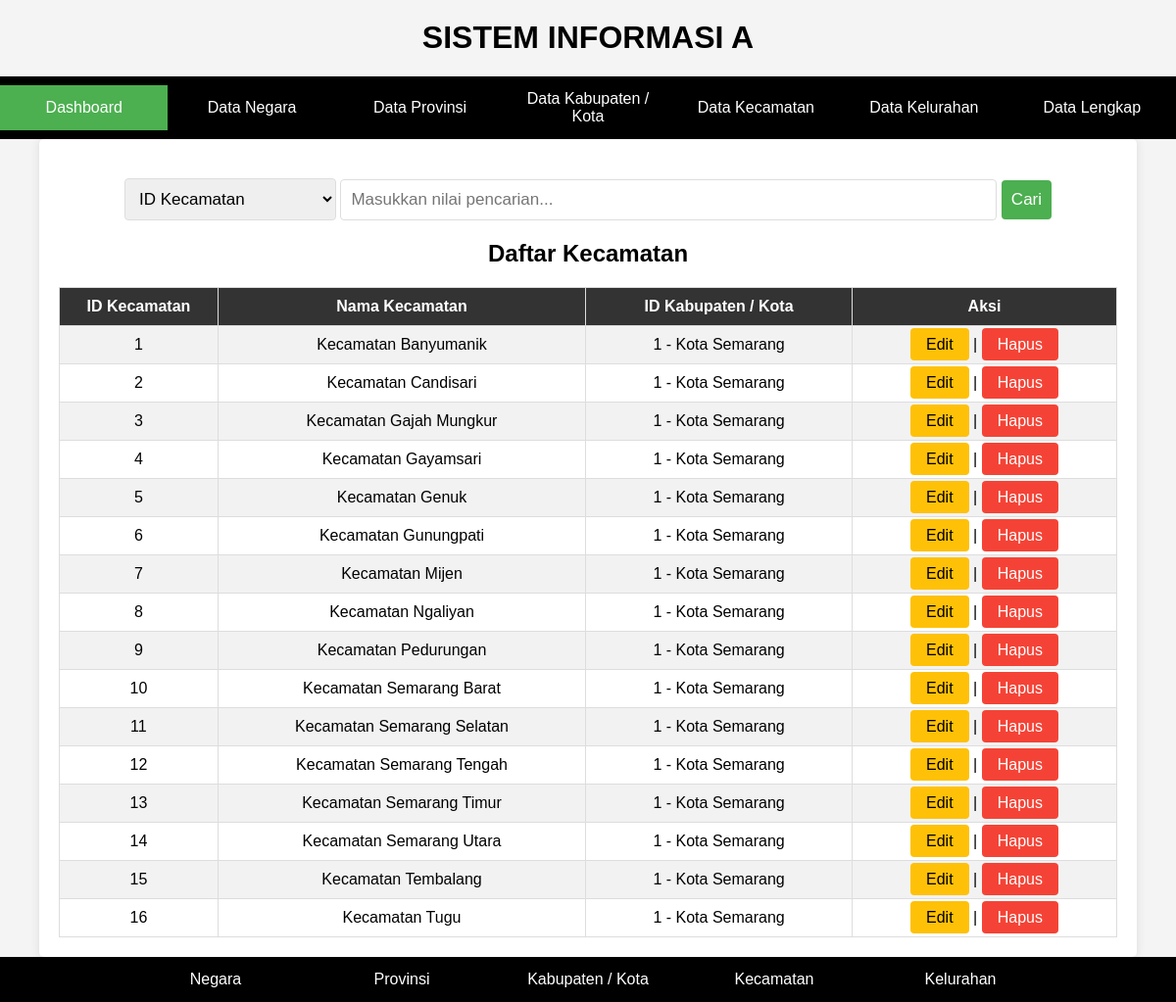
/admins/kecamatan.php, run on the app's committed database.
### tables this page shows
CREATE TABLE `areakecamatan` (
  `Id_Kecamatan` int(11) NOT NULL,
  `Kecamatan` varchar(100) NOT NULL,
  `Id_KabKota` int(11) NOT NULL
);

CREATE TABLE `areakabkota` (
  `Id_KabKota` int(11) NOT NULL,
  `KabKota` varchar(100) NOT NULL,
  `Id_Provinsi` int(10) NOT NULL
);

### admins/kecamatan.php (the view, shortened to what this page needs)
<!DOCTYPE html>
<html lang="en">
<head>
</head>
<body>
<h1>SISTEM INFORMASI A</h1>
<div class="navbar">
    <a href="../index.php" class="active">Dashboard</a>
    <a href="../admins/negara.php">Data Negara</a>
    <a href="../admins/provinsi.php">Data Provinsi</a>
    <a href="../admins/kabkota.php">Data Kabupaten / Kota</a>
    <a href="../admins/kecamatan.php">Data Kecamatan</a>
    <a href="../admins/kelurahan.php">Data Kelurahan</a>
    <a href="../admins/data.php">Data Lengkap</a>
</div>
<div class="container">
    <div class="search-container">
        <form action="kecamatan.php" method="post">
            <select name="searchBy">
                <option value="id_kecamatan" <?php if (isset($searchBy) && $searchBy == "id_kecamatan") echo "selected"; ?>>ID Kecamatan</option>
            </select>
            <input type="text" placeholder="Masukkan nilai pencarian..." name="searchQuery" value="<?php echo isset($searchQuery) ? htmlspecialchars($searchQuery) : ''; ?>">
            <button type="submit">Cari</button>
        </form>
    </div>
<?php
$servername = "localhost";
$username = "root";
$password = "";
$dbname = "sia";
$conn = new mysqli($servername, $username, $password, $dbname);
$sql = "SELECT areakecamatan.id_kecamatan, areakecamatan.kecamatan, areakecamatan.id_kabkota, areakabkota.kabkota
FROM areakecamatan
JOIN areakabkota ON areakecamatan.id_kabkota = areakabkota.id_kabkota";
$result = $conn->query($sql);
if ($result->num_rows > 0) {
echo "<h2 align='center'>Daftar Kecamatan</h2>";
echo "<table class='data-table'>";
echo "<tr><th>ID Kecamatan</th><th>Nama Kecamatan</th><th>ID Kabupaten / Kota</th><th>Aksi</th></tr>";
while($row = $result->fetch_assoc()) {
echo "<tr><td>" . $row["id_kecamatan"] . "</td><td>" . $row["kecamatan"] . "</td><td>" . $row["id_kabkota"] . " - " . $row["kabkota"] . "</td><td><a href='../edit/editkeca.php?id=" . $row["id_kecamatan"] . "' class='edit-button'>Edit</a> | <a href='../hapus/deletekeca.php?id=" . $row["id_kecamatan"] . "' class='delete-button'>Hapus</a></td></tr>";
}
echo "</table>";
} else {
echo "Tidak ada kecamatan yang ditemukan.";
}
?>
</div>
<div class="navbar">
    <a href="negara.php">Negara</a>
    <a href="provinsi.php">Provinsi</a>
    <a href="kabkota.php">Kabupaten / Kota</a>
    <a href="kecamatan.php">Kecamatan</a>
    <a href="kelurahan.php">Kelurahan</a>
</div>
</body>
</html>

### admins/kecamatan.php (style rules this page uses)
body { font-family: Arial, sans-serif; background-color: #f4f4f4; margin: 0; padding: 0; }
h1 { text-align: center; margin-top: 20px; }
.navbar { background-color: black; overflow: hidden; text-align: center; display: flex; justify-content: center; align-items: center; flex-wrap: wrap; }
.navbar a { display: block; color: #fff; text-align: center; padding: 14px 20px; text-decoration: none; flex: 1; max-width: 150px; }
.navbar a.active { background-color: #4CAF50; color: white; }
.container { width: 90%; margin: 0 auto; background-color: #fff; padding: 20px; border-radius: 5px; box-shadow: 0 0 10px rgba(0, 0, 0, 0.1); overflow: hidden; }
.data-table { width: 100%; border-collapse: collapse; }
.data-table th, .data-table td { border: 1px solid #ddd; padding: 10px; text-align: center; }
.data-table th:first-child, .data-table td:first-child { width: 15%; }
.data-table th { background-color: #333; color: #fff; }
.data-table tr:nth-child(even) { background-color: #f2f2f2; }
.edit-button { background-color: #ffc107; color: #000; padding: 8px 16px; border: none; border-radius: 4px; text-decoration: none; }
.delete-button { background-color: #f44336; color: #fff; padding: 8px 16px; border: none; border-radius: 4px; text-decoration: none; }
.search-container { text-align: center; margin: 20px 0; }
.search-container input[type="text"] { padding: 10px; font-size: 17px; border: 1px solid #ddd; border-radius: 4px; width: 60%; }
.search-container select { padding: 10px; font-size: 17px; border: 1px solid #ddd; border-radius: 4px; width: 20%; }
.search-container button { padding: 10px; font-size: 17px; background-color: #4caf50; color: #fff; border: none; border-radius: 4px; cursor: pointer; }

### data on the page
areakecamatan: Id_Kecamatan "1", Kecamatan "Kecamatan Banyumanik", Id_KabKota "1", Id_KabKota.KabKota "Kota Semarang"
areakecamatan: Id_Kecamatan "2", Kecamatan "Kecamatan Candisari", Id_KabKota "1", Id_KabKota.KabKota "Kota Semarang"
areakecamatan: Id_Kecamatan "3", Kecamatan "Kecamatan Gajah Mungkur", Id_KabKota "1", Id_KabKota.KabKota "Kota Semarang"
areakecamatan: Id_Kecamatan "4", Kecamatan "Kecamatan Gayamsari", Id_KabKota "1", Id_KabKota.KabKota "Kota Semarang"
areakecamatan: Id_Kecamatan "5", Kecamatan "Kecamatan Genuk", Id_KabKota "1", Id_KabKota.KabKota "Kota Semarang"
areakecamatan: Id_Kecamatan "6", Kecamatan "Kecamatan Gunungpati", Id_KabKota "1", Id_KabKota.KabKota "Kota Semarang"
areakecamatan: Id_Kecamatan "7", Kecamatan "Kecamatan Mijen", Id_KabKota "1", Id_KabKota.KabKota "Kota Semarang"
areakecamatan: Id_Kecamatan "8", Kecamatan "Kecamatan Ngaliyan", Id_KabKota "1", Id_KabKota.KabKota "Kota Semarang"
areakecamatan: Id_Kecamatan "9", Kecamatan "Kecamatan Pedurungan", Id_KabKota "1", Id_KabKota.KabKota "Kota Semarang"
areakecamatan: Id_Kecamatan "10", Kecamatan "Kecamatan Semarang Barat", Id_KabKota "1", Id_KabKota.KabKota "Kota Semarang"
areakecamatan: Id_Kecamatan "11", Kecamatan "Kecamatan Semarang Selatan", Id_KabKota "1", Id_KabKota.KabKota "Kota Semarang"
areakecamatan: Id_Kecamatan "12", Kecamatan "Kecamatan Semarang Tengah", Id_KabKota "1", Id_KabKota.KabKota "Kota Semarang"
areakecamatan: Id_Kecamatan "13", Kecamatan "Kecamatan Semarang Timur", Id_KabKota "1", Id_KabKota.KabKota "Kota Semarang"
areakecamatan: Id_Kecamatan "14", Kecamatan "Kecamatan Semarang Utara", Id_KabKota "1", Id_KabKota.KabKota "Kota Semarang"
areakecamatan: Id_Kecamatan "15", Kecamatan "Kecamatan Tembalang", Id_KabKota "1", Id_KabKota.KabKota "Kota Semarang"
areakecamatan: Id_Kecamatan "16", Kecamatan "Kecamatan Tugu", Id_KabKota "1", Id_KabKota.KabKota "Kota Semarang"
